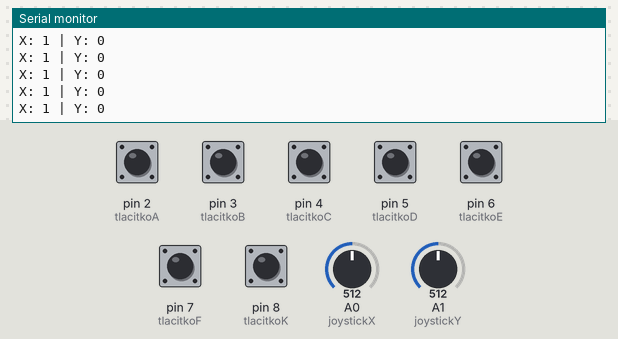
A sketch run on a simulated Arduino Uno, built with avr-gcc and run on an emulated ATmega328P. On the bench: the last lines printed to the serial monitor. The test bench sets the inputs (shaded band); at power-on: pin 2 (tlacitkoA), pin 3 (tlacitkoB), pin 4 (tlacitkoC), pin 5 (tlacitkoD), pin 6 (tlacitkoE), pin 7 (tlacitkoF), pin 8 (tlacitkoK) HIGH, A1 (joystickY) = 512, A0 (joystickX) = 512.

Above: at 7.7 s.
7.8 s: A1 (joystickY) set to 691
At 7.85 s:
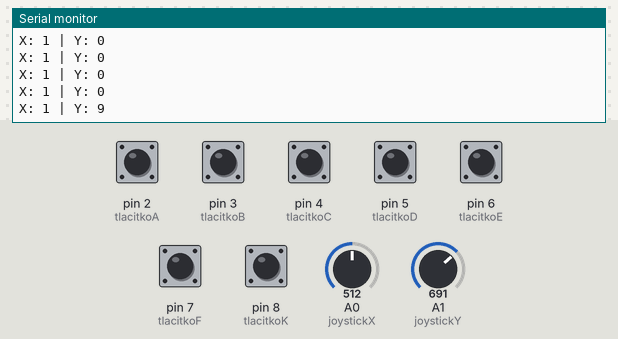
10.8 s: A1 (joystickY) set to 712
At 10.87 s:
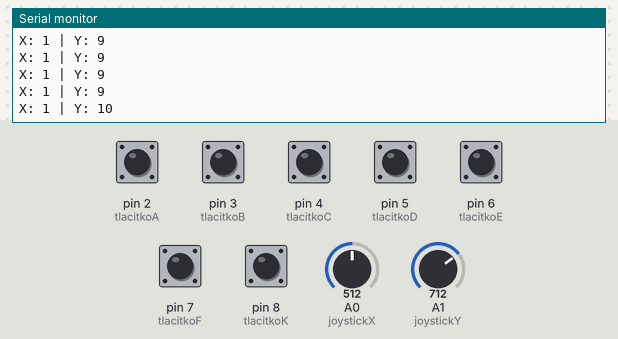
Timing chart, 0 to 13.8 s (numbered marks = the images above; inputs shaded):
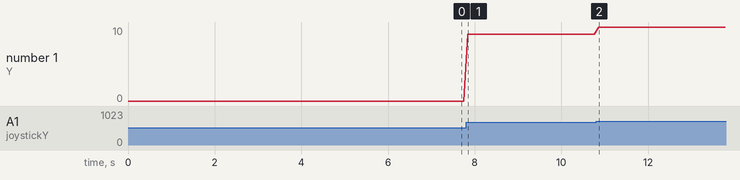

Measured:
- after the input at 7.8 s, the serial monitor: prints a new line after 0.05 s (image 1)
- after the input at 10.8 s, the serial monitor: prints a new line after 0.06 s (image 2)
- plotted number 1: 0 → 9 after the input at 7.8 s, 9 → 10 after the input at 10.8 s

The sketch:

RemoteController01.ino
```cpp
// Gamepad Shield

// nastavení čísel propojovacích pinů
#define tlacitkoA 2
#define tlacitkoB 3
#define tlacitkoC 4
#define tlacitkoD 5
#define tlacitkoE 6
#define tlacitkoF 7
#define tlacitkoK 8
#define joystickX A0
#define joystickY A1

void setup() {
  // komunikace po sériové lince rychlostí 9600 baud
  Serial.begin(9600);
  // inicializace všech vstupů
  pinMode(tlacitkoA, INPUT);
  pinMode(tlacitkoB, INPUT);
  pinMode(tlacitkoC, INPUT);
  pinMode(tlacitkoD, INPUT);
  pinMode(tlacitkoE, INPUT);
  pinMode(tlacitkoF, INPUT);
  pinMode(tlacitkoK, INPUT);
  pinMode(joystickX, INPUT);
  pinMode(joystickY, INPUT);
}

void loop() {
  // proměnná, podle které se řídí délka pauzy
  int stiskPauza = 0;
  // kontrola pro každé tlačítko, kdy při
  // jeho stisknutí vypíšeme hlášku
  // a nastavíme pauzu
  if (!digitalRead(tlacitkoA)) {
    Serial.println("Stisknuto tlacitko A.");
    stiskPauza = 1;
  }
  if (!digitalRead(tlacitkoB)) {
    Serial.println("Stisknuto tlacitko B.");
    stiskPauza = 1;
  }
  if (!digitalRead(tlacitkoC)) {
    Serial.println("Stisknuto tlacitko C.");
    stiskPauza = 1;
  }
  if (!digitalRead(tlacitkoD)) {
    Serial.println("Stisknuto tlacitko D.");
    stiskPauza = 1;
  }
  if (!digitalRead(tlacitkoE)) {
    Serial.println("Stisknuto tlacitko E.");
    stiskPauza = 1;
  }
  if (!digitalRead(tlacitkoF)) {
    Serial.println("Stisknuto tlacitko F.");
    stiskPauza = 1;
  }
  if (!digitalRead(tlacitkoK)) {
    Serial.println("Stisknuto tlacitko K.");
    stiskPauza = 1;
  }
  // načtení stavu analogových pinů do proměnných
  int osaX = analogRead(joystickX);
  int osaY = analogRead(joystickY);
  // přepočet z celého rozsahu na rozsah -25 až 25,
  // pro větší rozsah nulové pozice je zvolen
  // přepočet na lichý počet čísel a odečtení poloviny
  int souradniceX = map(osaX, 0, 1023, 0, 51) - 24;
  int souradniceY = map(osaY, 0, 1023, 0, 51) - 25;
  // vytištění informací o přepočtené souřadnici joysticku
  Serial.print("X: ");
  Serial.print(souradniceX);
  Serial.print(" | Y: ");
  Serial.print(souradniceY);
  Serial.println();
  // pokud bylo stisknuto alespoň jedno tlačítko,
  // nastav delší pauzu, v opačném případě jen 100 ms
  if (stiskPauza) {
    delay(200);
  } else {
    delay(100);
  }
}
```
